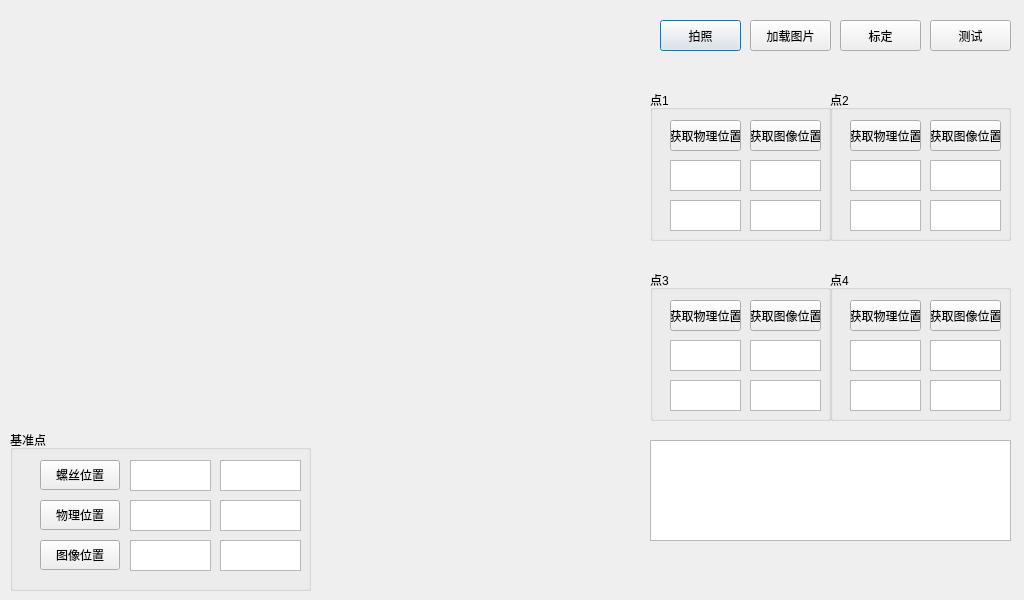
<?xml version="1.0" encoding="UTF-8"?>
<ui version="4.0">
 <class>Dialog</class>
 <widget class="QDialog" name="Dialog">
  <property name="geometry">
   <rect>
    <x>0</x>
    <y>0</y>
    <width>1024</width>
    <height>600</height>
   </rect>
  </property>
  <property name="windowTitle">
   <string>Dialog</string>
  </property>
  <widget class="QWidget" name="widget" native="true">
   <property name="geometry">
    <rect>
     <x>0</x>
     <y>0</y>
     <width>641</width>
     <height>421</height>
    </rect>
   </property>
  </widget>
  <widget class="QPushButton" name="pushButtonSnapOne">
   <property name="geometry">
    <rect>
     <x>660</x>
     <y>20</y>
     <width>81</width>
     <height>31</height>
    </rect>
   </property>
   <property name="text">
    <string>拍照</string>
   </property>
  </widget>
  <widget class="QPushButton" name="pushButtonPicOne">
   <property name="geometry">
    <rect>
     <x>750</x>
     <y>20</y>
     <width>81</width>
     <height>31</height>
    </rect>
   </property>
   <property name="text">
    <string>加载图片</string>
   </property>
  </widget>
  <widget class="QPushButton" name="pushButtonCalibra">
   <property name="geometry">
    <rect>
     <x>840</x>
     <y>20</y>
     <width>81</width>
     <height>31</height>
    </rect>
   </property>
   <property name="text">
    <string>标定</string>
   </property>
  </widget>
  <widget class="QGroupBox" name="groupBox">
   <property name="geometry">
    <rect>
     <x>10</x>
     <y>430</y>
     <width>301</width>
     <height>161</height>
    </rect>
   </property>
   <property name="title">
    <string>基准点</string>
   </property>
   <widget class="QPushButton" name="pushButton_StdW">
    <property name="geometry">
     <rect>
      <x>30</x>
      <y>70</y>
      <width>80</width>
      <height>30</height>
     </rect>
    </property>
    <property name="text">
     <string>物理位置</string>
    </property>
   </widget>
   <widget class="QTextEdit" name="textEdit_wStdx">
    <property name="geometry">
     <rect>
      <x>120</x>
      <y>70</y>
      <width>81</width>
      <height>31</height>
     </rect>
    </property>
   </widget>
   <widget class="QTextEdit" name="textEdit_wStdy">
    <property name="geometry">
     <rect>
      <x>210</x>
      <y>70</y>
      <width>81</width>
      <height>31</height>
     </rect>
    </property>
   </widget>
   <widget class="QTextEdit" name="textEdit_ShangStdx">
    <property name="geometry">
     <rect>
      <x>120</x>
      <y>30</y>
      <width>81</width>
      <height>31</height>
     </rect>
    </property>
   </widget>
   <widget class="QTextEdit" name="textEdit_ShangStdy">
    <property name="geometry">
     <rect>
      <x>210</x>
      <y>30</y>
      <width>81</width>
      <height>31</height>
     </rect>
    </property>
   </widget>
   <widget class="QPushButton" name="pushButton_ShangStd">
    <property name="geometry">
     <rect>
      <x>30</x>
      <y>30</y>
      <width>80</width>
      <height>30</height>
     </rect>
    </property>
    <property name="text">
     <string>螺丝位置</string>
    </property>
   </widget>
   <widget class="QTextEdit" name="textEdit_pStdy">
    <property name="geometry">
     <rect>
      <x>210</x>
      <y>110</y>
      <width>81</width>
      <height>31</height>
     </rect>
    </property>
   </widget>
   <widget class="QTextEdit" name="textEdit_pStdx">
    <property name="geometry">
     <rect>
      <x>120</x>
      <y>110</y>
      <width>81</width>
      <height>31</height>
     </rect>
    </property>
   </widget>
   <widget class="QPushButton" name="pushButton_Stdpix">
    <property name="enabled">
     <bool>true</bool>
    </property>
    <property name="geometry">
     <rect>
      <x>30</x>
      <y>110</y>
      <width>80</width>
      <height>30</height>
     </rect>
    </property>
    <property name="text">
     <string>图像位置</string>
    </property>
   </widget>
  </widget>
  <widget class="QGroupBox" name="groupBox_2">
   <property name="geometry">
    <rect>
     <x>650</x>
     <y>90</y>
     <width>181</width>
     <height>151</height>
    </rect>
   </property>
   <property name="title">
    <string>点1</string>
   </property>
   <widget class="QPushButton" name="pushButton1_stdw">
    <property name="geometry">
     <rect>
      <x>20</x>
      <y>30</y>
      <width>71</width>
      <height>31</height>
     </rect>
    </property>
    <property name="styleSheet">
     <string notr="true">font: 75 8pt &quot;Aharoni&quot;;</string>
    </property>
    <property name="text">
     <string>获取物理位置</string>
    </property>
   </widget>
   <widget class="QTextEdit" name="textEdit1_wx">
    <property name="geometry">
     <rect>
      <x>20</x>
      <y>70</y>
      <width>71</width>
      <height>31</height>
     </rect>
    </property>
   </widget>
   <widget class="QTextEdit" name="textEdit1_wy">
    <property name="geometry">
     <rect>
      <x>20</x>
      <y>110</y>
      <width>71</width>
      <height>31</height>
     </rect>
    </property>
   </widget>
   <widget class="QPushButton" name="pushButton1_stdp">
    <property name="geometry">
     <rect>
      <x>100</x>
      <y>30</y>
      <width>71</width>
      <height>31</height>
     </rect>
    </property>
    <property name="styleSheet">
     <string notr="true">font: 75 8pt &quot;Aharoni&quot;;</string>
    </property>
    <property name="text">
     <string>获取图像位置</string>
    </property>
   </widget>
   <widget class="QTextEdit" name="textEdit1_px">
    <property name="geometry">
     <rect>
      <x>100</x>
      <y>70</y>
      <width>71</width>
      <height>31</height>
     </rect>
    </property>
   </widget>
   <widget class="QTextEdit" name="textEdit1_py">
    <property name="geometry">
     <rect>
      <x>100</x>
      <y>110</y>
      <width>71</width>
      <height>31</height>
     </rect>
    </property>
   </widget>
  </widget>
  <widget class="QGroupBox" name="groupBox_3">
   <property name="geometry">
    <rect>
     <x>830</x>
     <y>90</y>
     <width>181</width>
     <height>151</height>
    </rect>
   </property>
   <property name="title">
    <string>点2</string>
   </property>
   <widget class="QPushButton" name="pushButton2_stdw">
    <property name="geometry">
     <rect>
      <x>20</x>
      <y>30</y>
      <width>71</width>
      <height>31</height>
     </rect>
    </property>
    <property name="styleSheet">
     <string notr="true">font: 75 8pt &quot;Aharoni&quot;;</string>
    </property>
    <property name="text">
     <string>获取物理位置</string>
    </property>
   </widget>
   <widget class="QTextEdit" name="textEdit2_wx">
    <property name="geometry">
     <rect>
      <x>20</x>
      <y>70</y>
      <width>71</width>
      <height>31</height>
     </rect>
    </property>
   </widget>
   <widget class="QTextEdit" name="textEdit2_wy">
    <property name="geometry">
     <rect>
      <x>20</x>
      <y>110</y>
      <width>71</width>
      <height>31</height>
     </rect>
    </property>
   </widget>
   <widget class="QPushButton" name="pushButton2_stdp">
    <property name="geometry">
     <rect>
      <x>100</x>
      <y>30</y>
      <width>71</width>
      <height>31</height>
     </rect>
    </property>
    <property name="styleSheet">
     <string notr="true">font: 75 8pt &quot;Aharoni&quot;;</string>
    </property>
    <property name="text">
     <string>获取图像位置</string>
    </property>
   </widget>
   <widget class="QTextEdit" name="textEdit2_px">
    <property name="geometry">
     <rect>
      <x>100</x>
      <y>70</y>
      <width>71</width>
      <height>31</height>
     </rect>
    </property>
   </widget>
   <widget class="QTextEdit" name="textEdit2_py">
    <property name="geometry">
     <rect>
      <x>100</x>
      <y>110</y>
      <width>71</width>
      <height>31</height>
     </rect>
    </property>
   </widget>
  </widget>
  <widget class="QGroupBox" name="groupBox_4">
   <property name="geometry">
    <rect>
     <x>650</x>
     <y>270</y>
     <width>181</width>
     <height>151</height>
    </rect>
   </property>
   <property name="title">
    <string>点3</string>
   </property>
   <widget class="QPushButton" name="pushButton3_stdw">
    <property name="geometry">
     <rect>
      <x>20</x>
      <y>30</y>
      <width>71</width>
      <height>31</height>
     </rect>
    </property>
    <property name="styleSheet">
     <string notr="true">font: 75 8pt &quot;Aharoni&quot;;</string>
    </property>
    <property name="text">
     <string>获取物理位置</string>
    </property>
   </widget>
   <widget class="QTextEdit" name="textEdit3_wx">
    <property name="geometry">
     <rect>
      <x>20</x>
      <y>70</y>
      <width>71</width>
      <height>31</height>
     </rect>
    </property>
   </widget>
   <widget class="QTextEdit" name="textEdit3_wy">
    <property name="geometry">
     <rect>
      <x>20</x>
      <y>110</y>
      <width>71</width>
      <height>31</height>
     </rect>
    </property>
   </widget>
   <widget class="QPushButton" name="pushButton3_stdp">
    <property name="geometry">
     <rect>
      <x>100</x>
      <y>30</y>
      <width>71</width>
      <height>31</height>
     </rect>
    </property>
    <property name="styleSheet">
     <string notr="true">font: 75 8pt &quot;Aharoni&quot;;</string>
    </property>
    <property name="text">
     <string>获取图像位置</string>
    </property>
   </widget>
   <widget class="QTextEdit" name="textEdit3_px">
    <property name="geometry">
     <rect>
      <x>100</x>
      <y>70</y>
      <width>71</width>
      <height>31</height>
     </rect>
    </property>
   </widget>
   <widget class="QTextEdit" name="textEdit3_py">
    <property name="geometry">
     <rect>
      <x>100</x>
      <y>110</y>
      <width>71</width>
      <height>31</height>
     </rect>
    </property>
   </widget>
  </widget>
  <widget class="QGroupBox" name="groupBox_5">
   <property name="geometry">
    <rect>
     <x>830</x>
     <y>270</y>
     <width>181</width>
     <height>151</height>
    </rect>
   </property>
   <property name="title">
    <string>点4</string>
   </property>
   <widget class="QPushButton" name="pushButton4_stdw">
    <property name="geometry">
     <rect>
      <x>20</x>
      <y>30</y>
      <width>71</width>
      <height>31</height>
     </rect>
    </property>
    <property name="styleSheet">
     <string notr="true">font: 75 8pt &quot;Aharoni&quot;;</string>
    </property>
    <property name="text">
     <string>获取物理位置</string>
    </property>
   </widget>
   <widget class="QTextEdit" name="textEdit4_wx">
    <property name="geometry">
     <rect>
      <x>20</x>
      <y>70</y>
      <width>71</width>
      <height>31</height>
     </rect>
    </property>
   </widget>
   <widget class="QTextEdit" name="textEdit4_wy">
    <property name="geometry">
     <rect>
      <x>20</x>
      <y>110</y>
      <width>71</width>
      <height>31</height>
     </rect>
    </property>
   </widget>
   <widget class="QPushButton" name="pushButton4_stdp">
    <property name="geometry">
     <rect>
      <x>100</x>
      <y>30</y>
      <width>71</width>
      <height>31</height>
     </rect>
    </property>
    <property name="styleSheet">
     <string notr="true">font: 75 8pt &quot;Aharoni&quot;;</string>
    </property>
    <property name="text">
     <string>获取图像位置</string>
    </property>
   </widget>
   <widget class="QTextEdit" name="textEdit4_px">
    <property name="geometry">
     <rect>
      <x>100</x>
      <y>70</y>
      <width>71</width>
      <height>31</height>
     </rect>
    </property>
   </widget>
   <widget class="QTextEdit" name="textEdit4_py">
    <property name="geometry">
     <rect>
      <x>100</x>
      <y>110</y>
      <width>71</width>
      <height>31</height>
     </rect>
    </property>
   </widget>
  </widget>
  <widget class="QTextEdit" name="textEdit_Data">
   <property name="geometry">
    <rect>
     <x>650</x>
     <y>440</y>
     <width>361</width>
     <height>101</height>
    </rect>
   </property>
  </widget>
  <widget class="QPushButton" name="pushButton_Test">
   <property name="geometry">
    <rect>
     <x>930</x>
     <y>20</y>
     <width>81</width>
     <height>31</height>
    </rect>
   </property>
   <property name="text">
    <string>测试</string>
   </property>
  </widget>
 </widget>
 <resources/>
 <connections/>
</ui>
